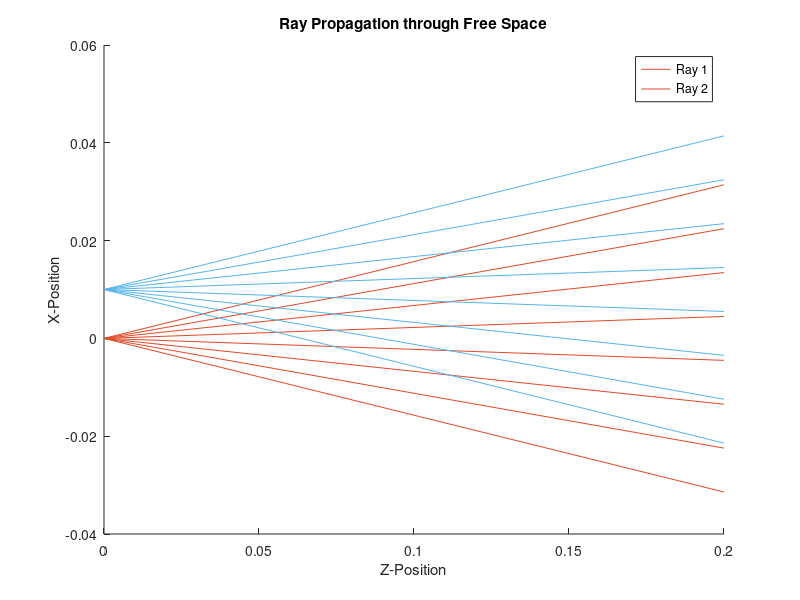
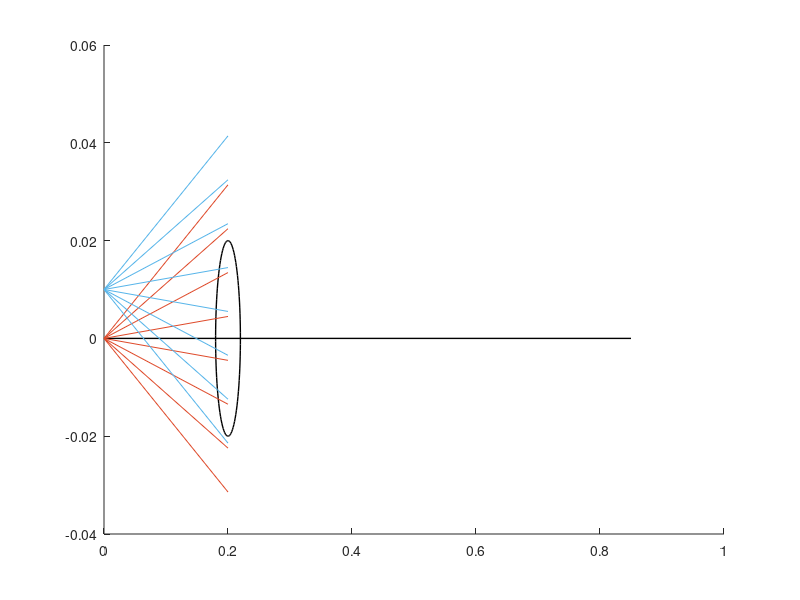

These figures' MATLAB source, in order: (Note: this script raises an error after producing the figures.)
%% Ray Propagation Through Free Space - Pt. 1

N = 8; %number of rays to propagate

pos1 = [0,0,0]; %xyz position vector of a point on an object
pos2 = [0.01,0,0];

angles = linspace(-pi/20,pi/20,N); %create vector storing the angles

d = 0.2; %propagation of each ray

M = [1 d 0 0;
     0 1 0 0;
     0 0 1 d;
     0 0 0 1;
     ];

raysIn1 = zeros(4,N); %create empty collection of first object state vecs
raysin2 = zeros(4,N); %create empty collection of second object state vecs

for i = 1:N
    raysIn1(1,i) = pos1(1); %initial x pos
    raysIn1(2,i) = angles(i);
    raysIn1(3,i) = pos1(2);
    raysIn1(4,i) = angles(i);
end

raysOut1 = zeros(4,N);

for i = 1:N
    raysOut1(:,i) = M*raysIn1(:,i);
end

ray_z = [zeros(1,size(raysIn1,2)); d*ones(1,size(raysIn1,2))];

for i = 1:N
    raysIn2(1,i) = pos2(1); % updated x pos for second set of rays
    raysIn2(2,i) = angles(i);
    raysIn2(3,i) = pos2(2); % y position remains 0
    raysIn2(4,i) = angles(i); 
end

raysOut2 = zeros(4,N);
for i = 1:N
    raysOut2(:,i) = M*raysIn2(:,i);
end

hold on; 
plot(ray_z, [raysIn1(1,:); raysOut1(1,:)], 'Color', '#DE4929'); % first set of rays
plot(ray_z, [raysIn2(1,:); raysOut2(1,:)], 'Color', '#56B4E9'); % second set of rays
hold off;

title('Ray Propagation through Free Space');
xlabel('Z-Position');
ylabel('X-Position');
legend('Ray 1', 'Ray 2');

%% Ray Tracing Through a Finite-Sized Lens - Pt. 2

f = 0.15; % focal length in meters (negative for a converging lens)
lensRadius = 0.02; % lens radius in meters
lensPosition = 0.2; % position of lens along the z-axis in meters

lensMatrix = [1 0 0 0; %build the matrix for passing through the lens (basically just adjust the slopes of the rays that pass through)
            -1/f 1 0 0;
              0 0 1 0;
              0 0 -1/f 1];

% Update the rays' positions and directions after passing through the lens
for i = 1:N
    if abs(raysOut1(1,i)) <= lensRadius %rays outside of the lens radius don't need to continue
        % Update ray's direction based on its position and the lens's focal length
        raysAfterLens1(:,i) = lensMatrix * [raysOut1(1,i); raysOut1(2,i); raysOut1(3,i); 1];
        % The y-component remains the same as rays are only propagating in the xz-plane
        raysAfterLens1(3,i) = raysOut1(3,i); %yz plane angle is unchanged
    else
        raysAfterLens1(:,i) = [NaN; NaN; NaN; NaN]; %for rays that go past the lens, they don't get more values...
    end
    if abs(raysOut2(1,i)) <= lensRadius %repeat same process for the second ray
        raysAfterLens2(:,i) = lensMatrix * [raysOut2(1,i); raysOut2(2,i); raysOut2(3,i); 1];
        raysAfterLens2(3,i) = raysOut2(3,i);
    else
        raysAfterLens2(:,i) = [NaN; NaN; NaN; NaN];
    end
end

% Propagate the rays after the lens for a distance d2
d2 = 0.65; % further propagation distance in meters, adjust as needed
M2 = [1 d2 0 0;
      0 1 0 0;
      0 0 1 d2;
      0 0 0 1];

%for continued propagation of rays that pass through, following same scheme
%as part 1
for i = 1:N
    if ~isnan(raysAfterLens1(1,i))
        raysAfterLens1(:,i) = M2 * raysAfterLens1(:,i);
    end
    if ~isnan(raysAfterLens2(1,i))
        raysAfterLens2(:,i) = M2 * raysAfterLens2(:,i);
    end
end


figure;
hold on;


viscircles([lensPosition, 0], lensRadius, 'Color','k', 'LineWidth', 1); %draw the lens

plot([0,lensPosition+d2], [0,0], 'Color','k','LineWidth',1); %draw a line that's level with the center of the lens


plot(ray_z, [raysIn1(1,:); raysOut1(1,:)], 'Color', '#DE4929'); %rays from Point 1 before lens
plot(ray_z, [raysIn2(1,:); raysOut2(1,:)], 'Color', '#56B4E9'); %rays from Point 2 before lens

%plot rays that passed through the lens
for i = 1:N
    if ~isnan(raysAfterLens1(1,i)) %if post-lens coordinates exist, plot them (darker than original rays though)
        plot([lensPosition, lensPosition + d2], [raysOut1(1,i), raysAfterLens1(1,i)], 'Color', '#B84329');
    end
    if ~isnan(raysAfterLens2(1,i)) %if post-lens coordinates exist, plot them (darker than originals again)
        plot([lensPosition, lensPosition + d2], [raysOut2(1,i), raysAfterLens2(1,i)], 'Color', ' #56b4e9');
    end
end

title('Ray Propagation Before & After Passing Through a Finite-Sized Lens');
xlabel('Z-Position');
ylabel('X-Position');
legend('Lens', 'Pre-lens Point 1 Rays', 'Pre-lens Point 2 Rays', 'Post-lens Point 1 Rays', 'Post-lens Point 2 Rays');
hold off;
